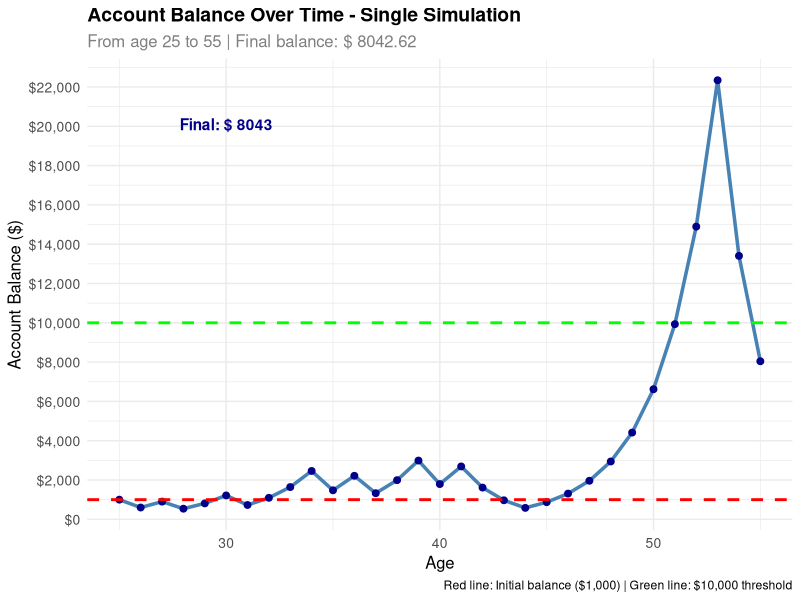
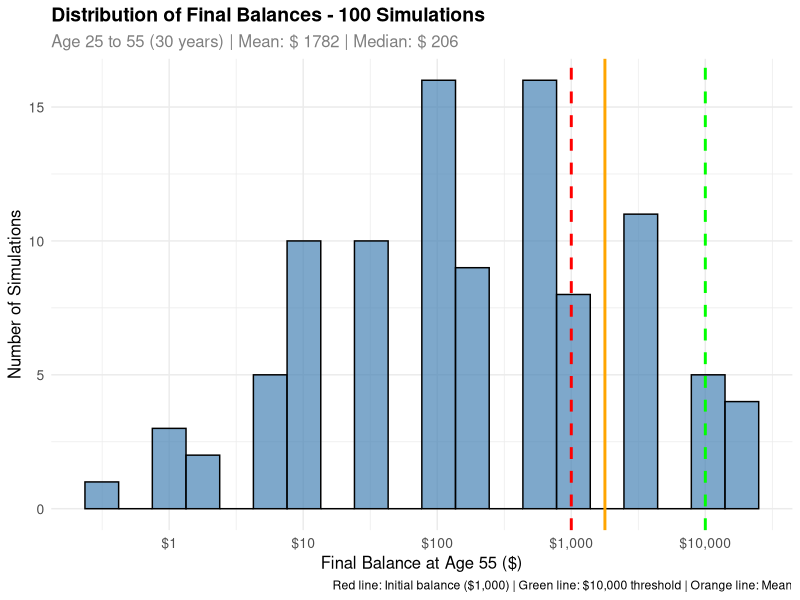
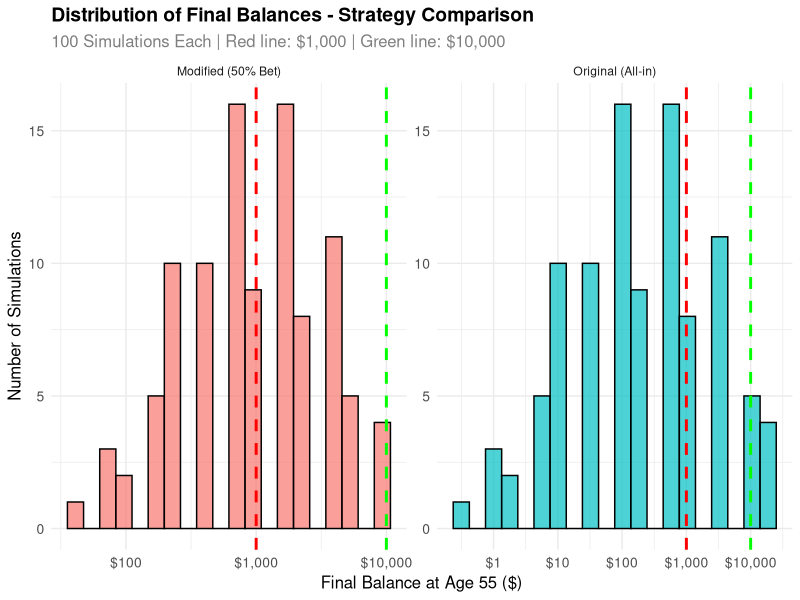

The R script that drew these images, in order:
## ---- chunk 1
# Set up parameters
initial_balance <- 1000
prob_heads <- 0.5
prob_tails <- 0.5

# Calculate possible outcomes after 1 coin flip
outcome_heads <- initial_balance * 1.5  # +50% if heads
outcome_tails <- initial_balance * 0.6  # -40% if tails

# Calculate expected value
expected_value <- prob_heads * outcome_heads + prob_tails * outcome_tails

cat("=== EXPECTED VALUE CALCULATION ===\n")
cat("Initial balance: $", initial_balance, "\n")
cat("Outcome if heads (+50%): $", outcome_heads, "\n")
cat("Outcome if tails (-40%): $", outcome_tails, "\n")
cat("Probability of heads: ", prob_heads, "\n")
cat("Probability of tails: ", prob_tails, "\n")
cat("\nExpected Value = P(Heads) × Outcome(Heads) + P(Tails) × Outcome(Tails)\n")
cat("Expected Value = ", prob_heads, " × $", outcome_heads, " + ", prob_tails, " × $", outcome_tails, "\n")
cat("Expected Value = $", prob_heads * outcome_heads, " + $", prob_tails * outcome_tails, "\n")
cat("Expected Value = $", expected_value, "\n")
## ---- chunk 2
# Is the expected value positive or negative?
is_positive <- expected_value > initial_balance
is_negative <- expected_value < initial_balance

cat("\n=== EXPECTATION VS REALITY ===\n")
cat("Expected value: $", expected_value, "\n")
cat("Initial balance: $", initial_balance, "\n")
cat("Expected value is", ifelse(is_positive, "POSITIVE", "NEGATIVE"), "\n")
cat("Expected value is", ifelse(expected_value > initial_balance, "HIGHER", "LOWER"), "than initial balance\n")
cat("Difference from initial: $", round(expected_value - initial_balance, 2), "\n")

# Calculate the expected return percentage
expected_return_pct <- ((expected_value - initial_balance) / initial_balance) * 100
cat("Expected return: ", round(expected_return_pct, 1), "%\n")
## ---- chunk 3
# Load required libraries
suppressPackageStartupMessages(library(tidyverse))
suppressPackageStartupMessages(library(ggplot2))

# Set seed for reproducibility
set.seed(123)

# Parameters for single simulation
initial_balance <- 1000
n_years <- 30  # Age 25 to 55
current_age <- 25

# Function to simulate one complete path
simulate_single_path <- function(initial, years) {
  balance <- initial
  age <- current_age
  path_data <- tibble(
    year = 0:years,
    age = (current_age):(current_age + years),
    balance = c(initial, rep(NA, years))
  )
  
  for (i in 1:years) {
    coin_flip <- rbinom(1, 1, 0.5)
    if (coin_flip == 1) {
      balance <- balance * 1.5  # +50% if heads
    } else {
      balance <- balance * 0.6  # -40% if tails
    }
    path_data$balance[i + 1] <- balance
  }
  
  return(path_data)
}

# Run single simulation
single_simulation <- simulate_single_path(initial_balance, n_years)

# Display the data
cat("=== SINGLE SIMULATION RESULTS ===\n")
print(single_simulation)

# Calculate key statistics
final_balance <- single_simulation$balance[n_years + 1]
total_return <- ((final_balance - initial_balance) / initial_balance) * 100
max_balance <- max(single_simulation$balance)
min_balance <- min(single_simulation$balance)

cat("\nKey Statistics:\n")
cat("Final balance at age 55: $", round(final_balance, 2), "\n")
cat("Total return: ", round(total_return, 1), "%\n")
cat("Maximum balance reached: $", round(max_balance, 2), "\n")
cat("Minimum balance reached: $", round(min_balance, 2), "\n")
## ---- chunk 4
# Create the time series plot
ggplot(single_simulation, aes(x = age, y = balance)) +
  geom_line(color = "steelblue", linewidth = 1.2) +
  geom_point(color = "darkblue", size = 2) +
  geom_hline(yintercept = initial_balance, color = "red", linetype = "dashed", linewidth = 1) +
  geom_hline(yintercept = 10000, color = "green", linetype = "dashed", linewidth = 1) +
  labs(
    title = "Account Balance Over Time - Single Simulation",
    subtitle = paste("From age", current_age, "to", current_age + n_years, 
                    "| Final balance: $", round(final_balance, 2)),
    x = "Age",
    y = "Account Balance ($)",
    caption = "Red line: Initial balance ($1,000) | Green line: $10,000 threshold"
  ) +
  scale_y_continuous(
    labels = scales::dollar_format(),
    breaks = seq(0, max(single_simulation$balance) * 1.1, by = 2000)
  ) +
  theme_minimal() +
  theme(
    plot.title = element_text(size = 14, face = "bold"),
    plot.subtitle = element_text(size = 12, color = "gray50"),
    axis.text = element_text(size = 10),
    axis.title = element_text(size = 12)
  ) +
  annotate("text", 
           x = current_age + 5, 
           y = max(single_simulation$balance) * 0.9,
           label = paste("Final: $", round(final_balance, 0)),
           color = "darkblue",
           fontface = "bold")
## ---- chunk 5
# Set seed for reproducibility
set.seed(123)

# Parameters
initial_balance <- 1000
n_years <- 30  # Age 25 to 55
n_sims <- 100

# Function to simulate one complete path (reuse from before)
simulate_single_path <- function(initial, years) {
  balance <- initial
  for (i in 1:years) {
    coin_flip <- rbinom(1, 1, 0.5)
    if (coin_flip == 1) {
      balance <- balance * 1.5  # +50% if heads
    } else {
      balance <- balance * 0.6  # -40% if tails
    }
  }
  return(balance)
}

# Run 100 simulations
cat("Running 100 simulations...\n")
final_balances <- replicate(n_sims, simulate_single_path(initial_balance, n_years))

# Create results data frame
simulation_results <- tibble(
  simulation = 1:n_sims,
  final_balance = final_balances
)

# Calculate key statistics
mean_final <- mean(final_balances)
median_final <- median(final_balances)
min_final <- min(final_balances)
max_final <- max(final_balances)
prob_above_1k <- mean(final_balances > 1000)
prob_above_10k <- mean(final_balances > 10000)
prob_above_100k <- mean(final_balances > 100000)

cat("=== 100 SIMULATIONS SUMMARY ===\n")
cat("Mean final balance: $", round(mean_final, 2), "\n")
cat("Median final balance: $", round(median_final, 2), "\n")
cat("Minimum final balance: $", round(min_final, 2), "\n")
cat("Maximum final balance: $", round(max_final, 2), "\n")
cat("Probability > $1,000: ", round(prob_above_1k, 3), "\n")
cat("Probability > $10,000: ", round(prob_above_10k, 3), "\n")
cat("Probability > $100,000: ", round(prob_above_100k, 3), "\n")
## ---- chunk 6
# Create histogram of final balances
ggplot(simulation_results, aes(x = final_balance)) +
  geom_histogram(bins = 20, fill = "steelblue", alpha = 0.7, color = "black") +
  geom_vline(xintercept = initial_balance, color = "red", linetype = "dashed", linewidth = 1) +
  geom_vline(xintercept = 10000, color = "green", linetype = "dashed", linewidth = 1) +
  geom_vline(xintercept = mean_final, color = "orange", linetype = "solid", linewidth = 1) +
  labs(
    title = "Distribution of Final Balances - 100 Simulations",
    subtitle = paste("Age 25 to 55 (30 years) | Mean: $", round(mean_final, 0), 
                    "| Median: $", round(median_final, 0)),
    x = "Final Balance at Age 55 ($)",
    y = "Number of Simulations",
    caption = "Red line: Initial balance ($1,000) | Green line: $10,000 threshold | Orange line: Mean"
  ) +
  scale_x_continuous(
    labels = scales::dollar_format(),
    trans = "log10"
  ) +
  theme_minimal() +
  theme(
    plot.title = element_text(size = 14, face = "bold"),
    plot.subtitle = element_text(size = 12, color = "gray50"),
    axis.text = element_text(size = 10),
    axis.title = element_text(size = 12)
  )
## ---- chunk 7
# Create summary statistics table
summary_stats <- simulation_results %>%
  summarise(
    count = n(),
    mean_balance = mean(final_balance),
    median_balance = median(final_balance),
    std_dev = sd(final_balance),
    min_balance = min(final_balance),
    max_balance = max(final_balance),
    q25 = quantile(final_balance, 0.25),
    q75 = quantile(final_balance, 0.75),
    prob_above_1k = mean(final_balance > 1000),
    prob_above_10k = mean(final_balance > 10000),
    prob_above_100k = mean(final_balance > 100000),
    prob_below_1k = mean(final_balance < 1000)
  )

cat("=== DETAILED STATISTICS ===\n")
print(summary_stats)

# Show some individual results
cat("\n=== SAMPLE OF INDIVIDUAL RESULTS ===\n")
sample_results <- simulation_results %>%
  arrange(desc(final_balance)) %>%
  slice_head(n = 10)

print(sample_results)
## ---- chunk 8
# Set seed for reproducibility
set.seed(123)

# Parameters for modified strategy
initial_balance <- 1000
n_years <- 30  # Age 25 to 55
n_sims <- 100
bet_fraction <- 0.5  # Must bet exactly 50% of current balance

# Function to simulate modified strategy (betting 50% of balance each time)
simulate_modified_strategy <- function(initial, years) {
  balance <- initial
  
  for (i in 1:years) {
    # Calculate bet amount (50% of current balance)
    bet_amount <- balance * bet_fraction
    
    # Flip coin
    coin_flip <- rbinom(1, 1, 0.5)
    
    if (coin_flip == 1) {
      # Heads: increase bet by 50%
      balance <- balance - bet_amount + (bet_amount * 1.5)
    } else {
      # Tails: reduce bet by 40%
      balance <- balance - bet_amount + (bet_amount * 0.6)
    }
  }
  
  return(balance)
}

# Run 100 simulations for modified strategy
cat("Running 100 simulations for modified strategy...\n")
modified_final_balances <- replicate(n_sims, simulate_modified_strategy(initial_balance, n_years))

# Create results data frame for modified strategy
modified_simulation_results <- tibble(
  simulation = 1:n_sims,
  final_balance = modified_final_balances
)

# Calculate key statistics for modified strategy
modified_mean_final <- mean(modified_final_balances)
modified_median_final <- median(modified_final_balances)
modified_min_final <- min(modified_final_balances)
modified_max_final <- max(modified_final_balances)
modified_prob_above_1k <- mean(modified_final_balances > 1000)
modified_prob_above_10k <- mean(modified_final_balances > 10000)
modified_prob_above_100k <- mean(modified_final_balances > 100000)

cat("=== MODIFIED STRATEGY (50% BET) - 100 SIMULATIONS SUMMARY ===\n")
cat("Mean final balance: $", round(modified_mean_final, 2), "\n")
cat("Median final balance: $", round(modified_median_final, 2), "\n")
cat("Minimum final balance: $", round(modified_min_final, 2), "\n")
cat("Maximum final balance: $", round(modified_max_final, 2), "\n")
cat("Probability > $1,000: ", round(modified_prob_above_1k, 3), "\n")
cat("Probability > $10,000: ", round(modified_prob_above_10k, 3), "\n")
cat("Probability > $100,000: ", round(modified_prob_above_100k, 3), "\n")
## ---- chunk 9
# Create comparison data frame
comparison_data <- bind_rows(
  simulation_results %>% mutate(strategy = "Original (All-in)"),
  modified_simulation_results %>% mutate(strategy = "Modified (50% Bet)")
)

# Create side-by-side histograms
ggplot(comparison_data, aes(x = final_balance, fill = strategy)) +
  geom_histogram(bins = 20, alpha = 0.7, color = "black") +
  facet_wrap(~strategy, scales = "free") +
  geom_vline(xintercept = 1000, color = "red", linetype = "dashed", linewidth = 1) +
  geom_vline(xintercept = 10000, color = "green", linetype = "dashed", linewidth = 1) +
  labs(
    title = "Distribution of Final Balances - Strategy Comparison",
    subtitle = "100 Simulations Each | Red line: $1,000 | Green line: $10,000",
    x = "Final Balance at Age 55 ($)",
    y = "Number of Simulations"
  ) +
  scale_x_continuous(
    labels = scales::dollar_format(),
    trans = "log10"
  ) +
  theme_minimal() +
  theme(
    plot.title = element_text(size = 14, face = "bold"),
    plot.subtitle = element_text(size = 12, color = "gray50"),
    axis.text = element_text(size = 10),
    axis.title = element_text(size = 12),
    legend.position = "none"
  )
## ---- chunk 10
# Create detailed comparison table
comparison_stats <- comparison_data %>%
  group_by(strategy) %>%
  summarise(
    count = n(),
    mean_balance = mean(final_balance),
    median_balance = median(final_balance),
    std_dev = sd(final_balance),
    min_balance = min(final_balance),
    max_balance = max(final_balance),
    prob_above_1k = mean(final_balance > 1000),
    prob_above_10k = mean(final_balance > 10000),
    prob_above_100k = mean(final_balance > 100000),
    prob_below_1k = mean(final_balance < 1000)
  )

cat("=== STRATEGY COMPARISON STATISTICS ===\n")
print(comparison_stats)

# Direct comparison of probabilities
cat("\n=== PROBABILITY COMPARISON ===\n")
cat("Original strategy - Probability > $10,000: ", round(prob_above_10k, 3), "\n")
cat("Modified strategy - Probability > $10,000: ", round(modified_prob_above_10k, 3), "\n")
cat("Difference: ", round(modified_prob_above_10k - prob_above_10k, 3), "\n")
cat("Modified strategy is", ifelse(modified_prob_above_10k > prob_above_10k, "HIGHER", "LOWER"), "than original\n")
